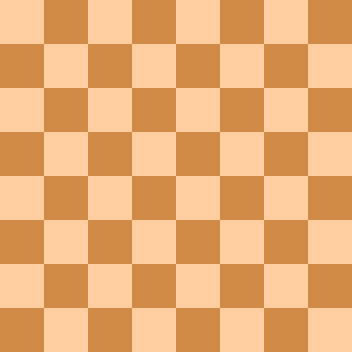
#> input picture DATA/flat_chessboard.png, 352 x 352 px
$ python '05 Grid Detection.py'
#> lines starting #> are read from the running program, lines starting #| are printed output that depends on the picture; after the words box and inside, x2 and y2 are one past the last pixel; in counts of white or black regions, pixels touching at a corner belong together
# câmeras e geral criam ditorções em img, em especial em mov
# geralmente usado para rastrear img em movimento


import cv2
import matplotlib.pyplot as plt


flat_chess = cv2.imread('../DATA/flat_chessboard.png')
#> flat_chess is the input picture: shape (352, 352, 3); mean B, G, R 114.5, 172.5, 232
plt.imshow(flat_chess)

# esse algoritmo abaixo busca padrões que parecem com um tabuleiro de xadrez e apenas esse tipo de padrão
# found retorna um bool caso seja encontrado padrão
# corners é um array com os pontos dos cantos econtrados
found, corners = cv2.findChessboardCorners(flat_chess, (7, 7))
#> found = True; corners = 49 rows, first 8: [43.5, 43.5], [87.5, 43.5], [131.5, 43.5], [175.5, 43.5], [219.5, 43.5], [263.5, 43.5], [307.5, 43.5], [43.5, 87.5]

cv2.drawChessboardCorners(flat_chess, (7, 7), corners, found)
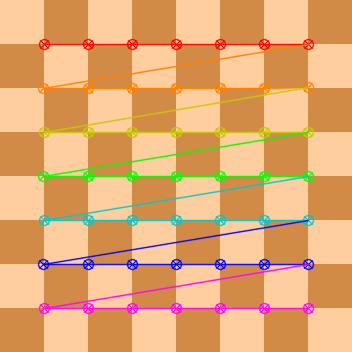
#> flat_chess: shape (352, 352, 3); 11.49% of pixels changed, all inside (x1, y1, x2, y2) = (37, 38, 315, 315)
plt.imshow(flat_chess)

# ----------------------------------------------------------
# ------------------------ outra img -----------------------
# ----------------------------------------------------------
dots = cv2.imread('../DATA/dot_grid.png')
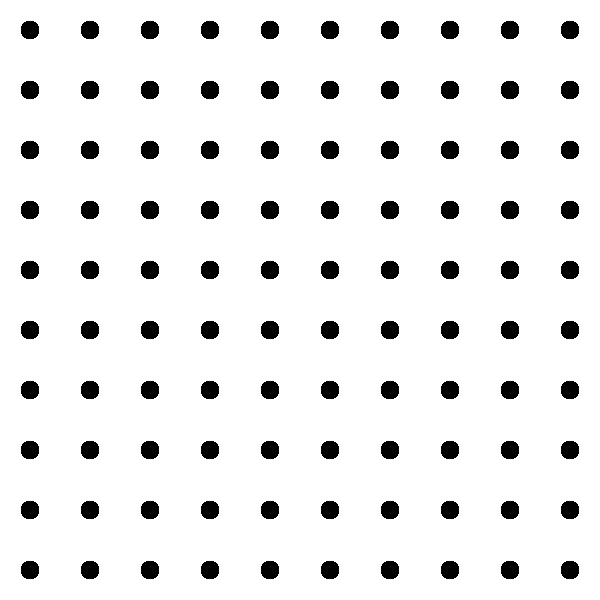
#> input picture DATA/dot_grid.png, 600 x 600 px
#> dots is the input picture: shape (600, 600, 3); 92.3% white; 100 black regions, largest, box (x1, y1, x2, y2) and area: (21, 21, 39, 39) 276, (81, 21, 99, 39) 276, (141, 21, 159, 39) 276
plt.imshow(dots)

found, corners = cv2.findCirclesGrid(dots, (10, 10), cv2.CALIB_CB_SYMMETRIC_GRID)
#> corners = 100 rows, first 8: [29.5, 29.5], [89.5, 29.5], [149.5, 29.5], [209.5, 29.5], [269.5, 29.5], [329.5, 29.5], [389.5, 29.5], [449.5, 29.5]
cv2.drawChessboardCorners(dots, (10, 10), corners, found)
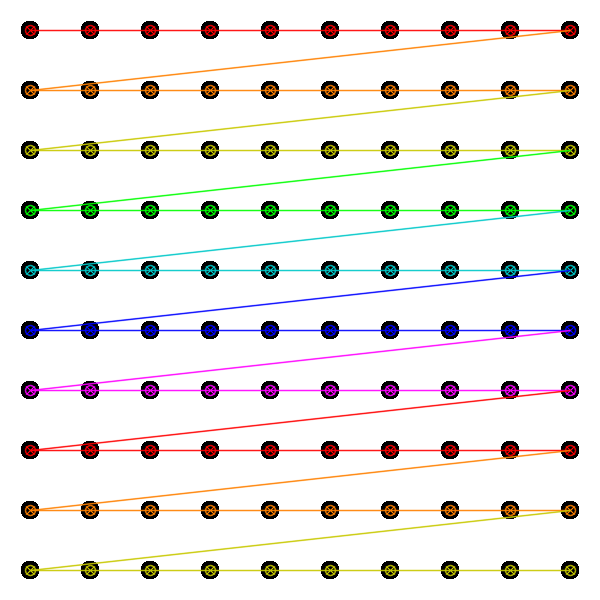
#> dots: shape (600, 600, 3); 10.73% of pixels changed, all inside (x1, y1, x2, y2) = (24, 24, 577, 577)
plt.imshow(dots)

plt.show()
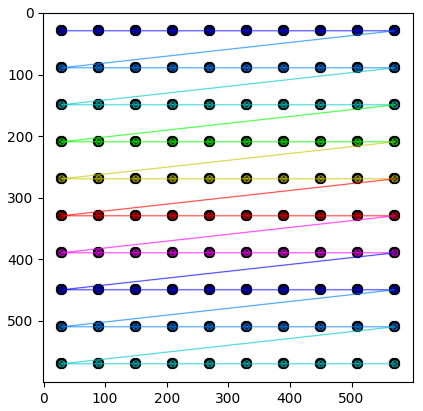
#> figure drawn by matplotlib, 1 panel; B, G, R data is drawn as R, G, B
